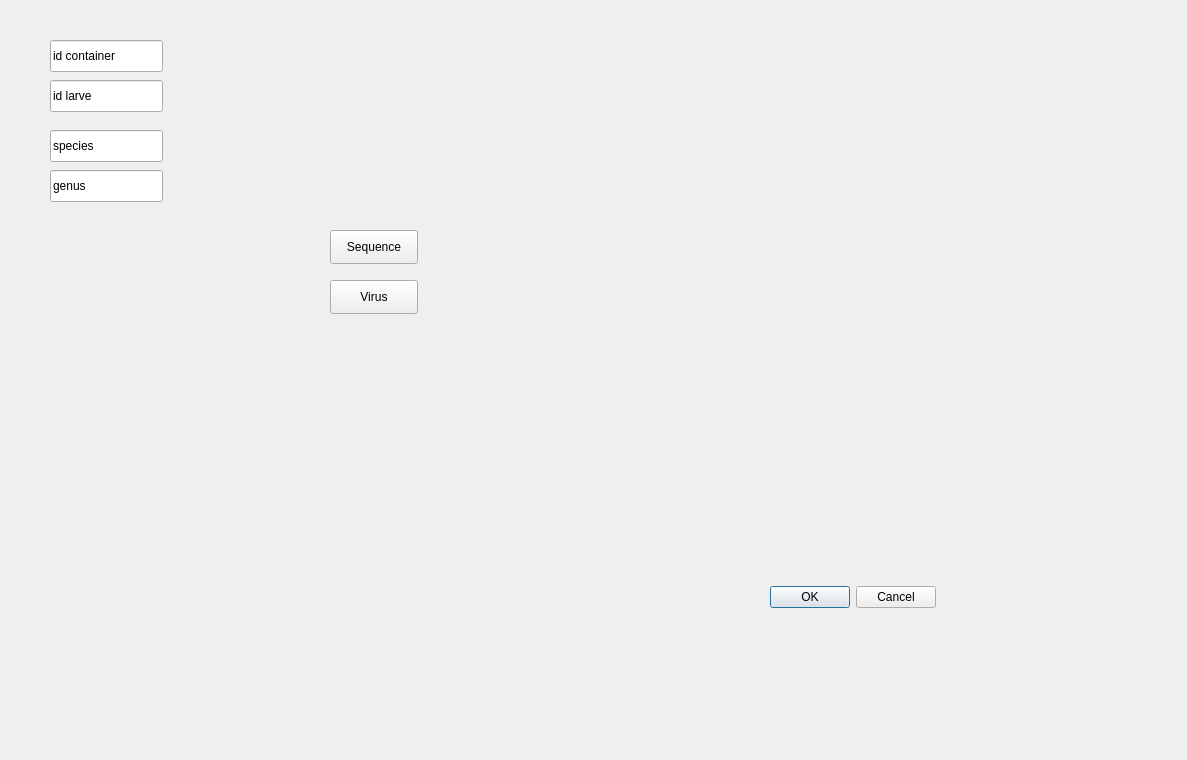
<?xml version="1.0" encoding="UTF-8"?>
<ui version="4.0">
 <class>Dialog</class>
 <widget class="QDialog" name="Dialog">
  <property name="geometry">
   <rect>
    <x>0</x>
    <y>0</y>
    <width>1187</width>
    <height>760</height>
   </rect>
  </property>
  <property name="windowTitle">
   <string>Dialog</string>
  </property>
  <widget class="QDialogButtonBox" name="buttonBox_2">
   <property name="geometry">
    <rect>
     <x>760</x>
     <y>580</y>
     <width>176</width>
     <height>34</height>
    </rect>
   </property>
   <property name="standardButtons">
    <set>QDialogButtonBox::Cancel|QDialogButtonBox::Ok</set>
   </property>
  </widget>
  <widget class="QLineEdit" name="lineEdit">
   <property name="geometry">
    <rect>
     <x>50</x>
     <y>40</y>
     <width>113</width>
     <height>32</height>
    </rect>
   </property>
   <property name="text">
    <string>id container</string>
   </property>
  </widget>
  <widget class="QPushButton" name="pushButton">
   <property name="geometry">
    <rect>
     <x>330</x>
     <y>230</y>
     <width>88</width>
     <height>34</height>
    </rect>
   </property>
   <property name="text">
    <string>Sequence</string>
   </property>
  </widget>
  <widget class="QLineEdit" name="lineEdit_5">
   <property name="geometry">
    <rect>
     <x>50</x>
     <y>80</y>
     <width>113</width>
     <height>32</height>
    </rect>
   </property>
   <property name="text">
    <string>id larve</string>
   </property>
  </widget>
  <widget class="QLineEdit" name="lineEdit_2">
   <property name="geometry">
    <rect>
     <x>50</x>
     <y>130</y>
     <width>113</width>
     <height>32</height>
    </rect>
   </property>
   <property name="text">
    <string>species</string>
   </property>
  </widget>
  <widget class="QLineEdit" name="lineEdit_4">
   <property name="geometry">
    <rect>
     <x>50</x>
     <y>170</y>
     <width>113</width>
     <height>32</height>
    </rect>
   </property>
   <property name="text">
    <string>genus</string>
   </property>
  </widget>
  <widget class="QPushButton" name="pushButton_2">
   <property name="geometry">
    <rect>
     <x>330</x>
     <y>280</y>
     <width>88</width>
     <height>34</height>
    </rect>
   </property>
   <property name="text">
    <string>Virus</string>
   </property>
  </widget>
 </widget>
 <resources/>
 <connections/>
</ui>
